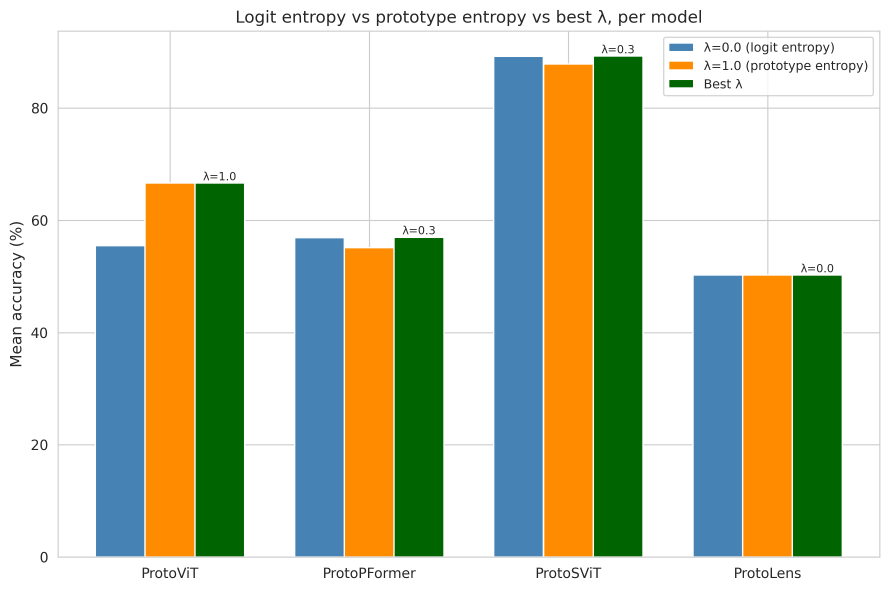
#> input picture lambda_sweep_analysis/best_lambda_summary.png, 2668 x 1772 px (shown at 1/3 size)
$ python -i noise_utils.py   (imports and definitions only)
#> lines starting #> are read from the running program, lines starting #| are printed output that depends on the picture
"""
Corruption utilities for robustness testing, adapted from ImageNet-C.
13 corruption types used in ProtoTTA paper.

  Noise:   gaussian_noise, shot_noise, impulse_noise, speckle_noise
  Blur:    gaussian_blur, defocus_blur
  Weather: fog, frost, brightness
  Digital: jpeg_compression, contrast, pixelate, elastic_transform
"""
import warnings
import numpy as np
from PIL import Image
import torchvision.transforms as transforms

try:
    from io import BytesIO
    from scipy.ndimage import zoom as scizoom
    from scipy.ndimage.interpolation import map_coordinates
    import skimage as sk
    from skimage.filters import gaussian
    import cv2
    CORRUPTIONS_AVAILABLE = True
except ImportError as e:
    warnings.warn(f"Some corruption deps not available: {e}. Only basic corruptions will work.")
    CORRUPTIONS_AVAILABLE = False

# [1 line not run here, left out]


# ---------------------------------------------------------------------------
# Helper
# ---------------------------------------------------------------------------

# [163 lines left out: functions disk, plasma_fractal, clipped_zoom, gaussian_noise, shot_noise, impulse_noise and 9 more, not called in this run]


def elastic_transform(image, severity=1):
#> called with severity = 1
    c = [(244 * 2, 244 * 0.7, 244 * 0.1),
         (244 * 2, 244 * 0.08, 244 * 0.2),
         (244 * 0.05, 244 * 0.01, 244 * 0.02),
         (244 * 0.07, 244 * 0.01, 244 * 0.02),
         (244 * 0.12, 244 * 0.01, 244 * 0.02)][severity - 1]
    image = np.array(image, dtype=np.float32) / 255.
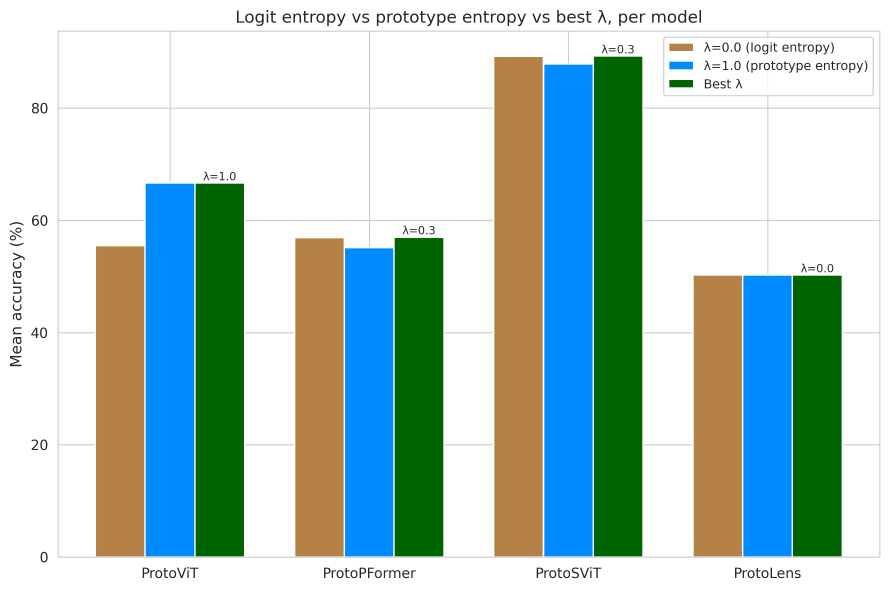
#> image: shape (1772, 2668, 3) float32 (shown at 1/3 size); mean of channels 0, 1, 2 0.758, 0.786, 0.688; drawn as B, G, R
    shape = image.shape
#> shape = (1772, 2668, 3)
    shape_size = shape[:2]
#> shape_size = (1772, 2668)
    center_square = np.float32(shape_size) // 2
#> center_square = [886, 1334]
    square_size = min(shape_size) // 3
#> square_size = 590
    pts1 = np.float32([center_square + square_size,
                       [center_square[0] + square_size, center_square[1] - square_size],
                       center_square - square_size])
#> pts1 = [[1476, 1924], [1476, 744], [296, 744]]
    pts2 = pts1 + np.random.uniform(-c[2], c[2], size=pts1.shape).astype(np.float32)
    M = cv2.getAffineTransform(pts1, pts2)
    image = cv2.warpAffine(image, M, shape_size[::-1], borderMode=cv2.BORDER_REFLECT_101)
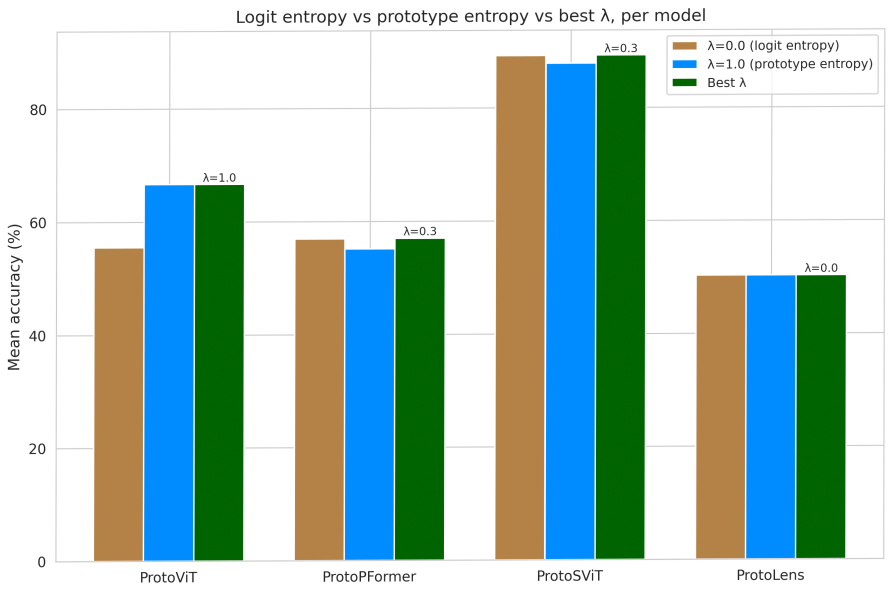
#> image: shape (1772, 2668, 3) float32 (shown at 1/3 size); mean of channels 0, 1, 2 0.754, 0.783, 0.683; drawn as B, G, R
    dx = (gaussian(np.random.uniform(-1, 1, size=shape[:2]),
                   c[1], mode='reflect', truncate=3) * c[0]).astype(np.float32)
    dy = (gaussian(np.random.uniform(-1, 1, size=shape[:2]),
                   c[1], mode='reflect', truncate=3) * c[0]).astype(np.float32)
    dx, dy = dx[..., np.newaxis], dy[..., np.newaxis]
    x, y, z = np.meshgrid(np.arange(shape[1]), np.arange(shape[0]), np.arange(shape[2]))
    indices = (np.reshape(y + dy, (-1, 1)),
               np.reshape(x + dx, (-1, 1)),
               np.reshape(z, (-1, 1)))
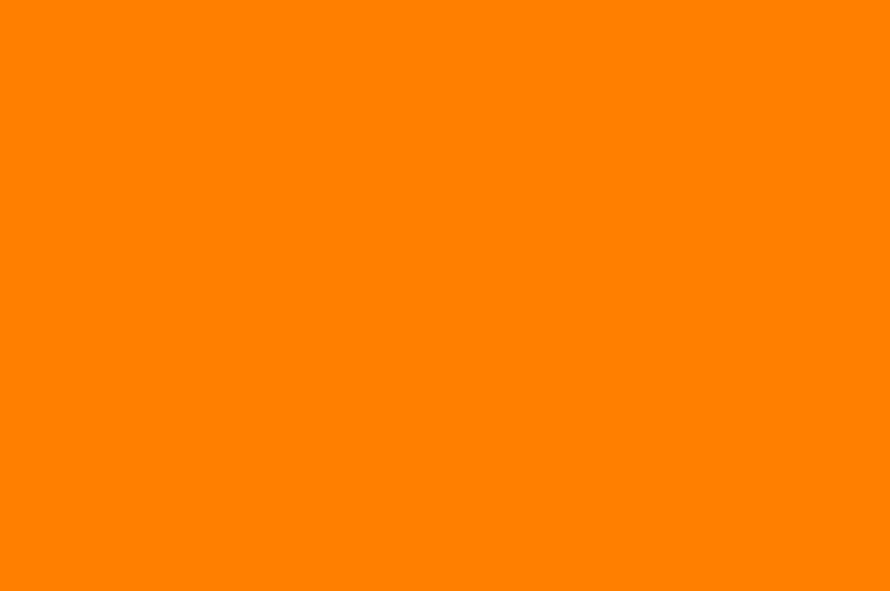
#> z: shape (1772, 2668, 3) int64 (shown at 1/3 size); mean of channels 0, 1, 2 0, 1, 2; drawn with min black and max white
    return np.clip(map_coordinates(image, indices, order=1, mode='reflect').reshape(shape), 0, 1) * 255


# ---------------------------------------------------------------------------
# Registry  (exactly the 13 corruptions we want)
# ---------------------------------------------------------------------------

CORRUPTION_DICT = {
    # Noise
    'gaussian_noise':  gaussian_noise,
    'shot_noise':      shot_noise,
    'impulse_noise':   impulse_noise,
    'speckle_noise':   speckle_noise,
    # Blur
    'gaussian_blur':   gaussian_blur,
    'defocus_blur':    defocus_blur,
    # Weather
    'fog':             fog,
    'frost':           frost,
    'brightness':      brightness,
    # Digital
    'jpeg_compression': jpeg_compression,
    'contrast':        contrast,
    'pixelate':        pixelate,
    'elastic_transform': elastic_transform,
}

CORRUPTION_TYPES = list(CORRUPTION_DICT.keys())


def get_all_corruption_types():
    return CORRUPTION_TYPES


# ---------------------------------------------------------------------------
# PyTorch transform wrapper
# ---------------------------------------------------------------------------

class AddCorruptions:
    """Callable that applies a corruption inside a transforms.Compose pipeline."""

    # [36 lines left out: functions __init__, __call__, get_corrupted_transform, not called in this run]

>>> import cv2
>>> picture = cv2.cvtColor(cv2.imread('../lambda_sweep_analysis/best_lambda_summary.png'), cv2.COLOR_BGR2RGB)
>>> result = elastic_transform(picture)

$ run again, on lambda_sweep_analysis/combined_relative_comparison.png
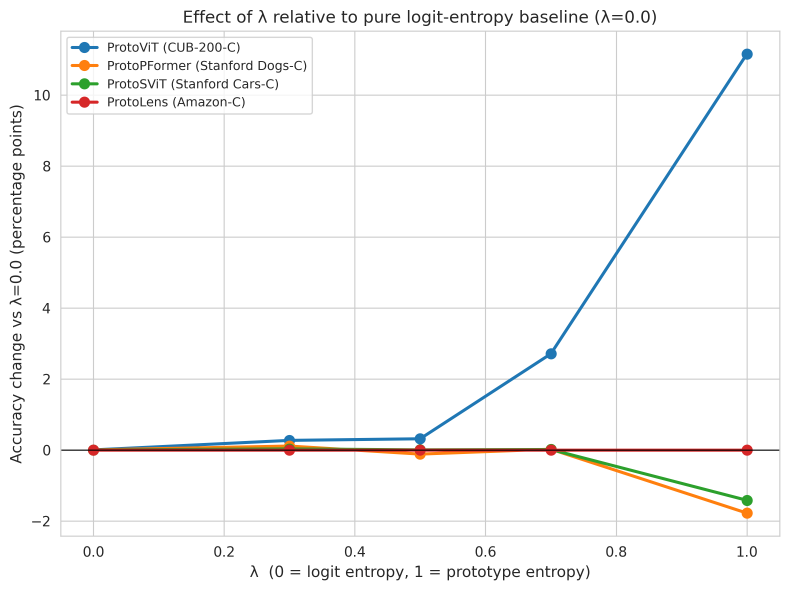
#> input picture lambda_sweep_analysis/combined_relative_comparison.png, 2368 x 1771 px (shown at 1/3 size)
#> in elastic_transform, `image = np.array(image, dtype=np.float32) / 255.`:
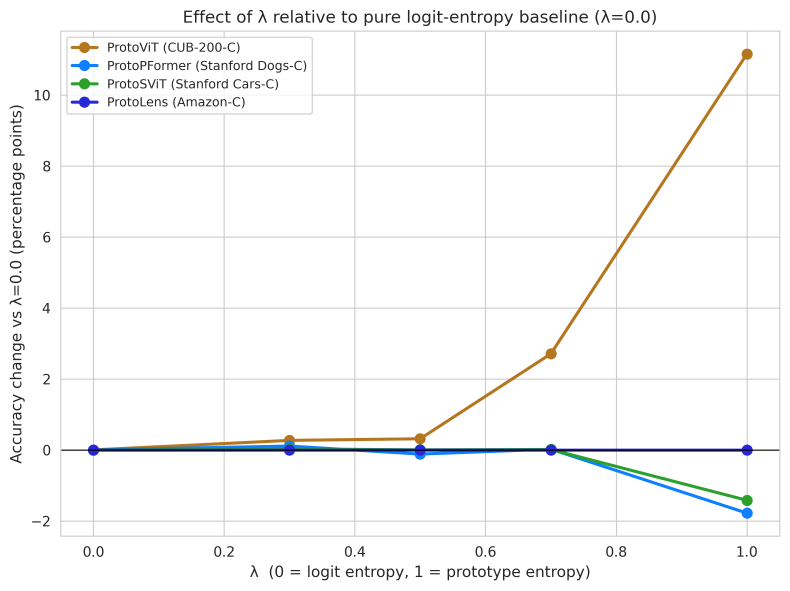
#> image: shape (1771, 2368, 3) float32 (shown at 1/3 size); mean of channels 0, 1, 2 0.975, 0.975, 0.974; drawn as B, G, R
#> in elastic_transform, `image = cv2.warpAffine(image, M, shape_size[::-1], borderMode=cv2.BORD..`:
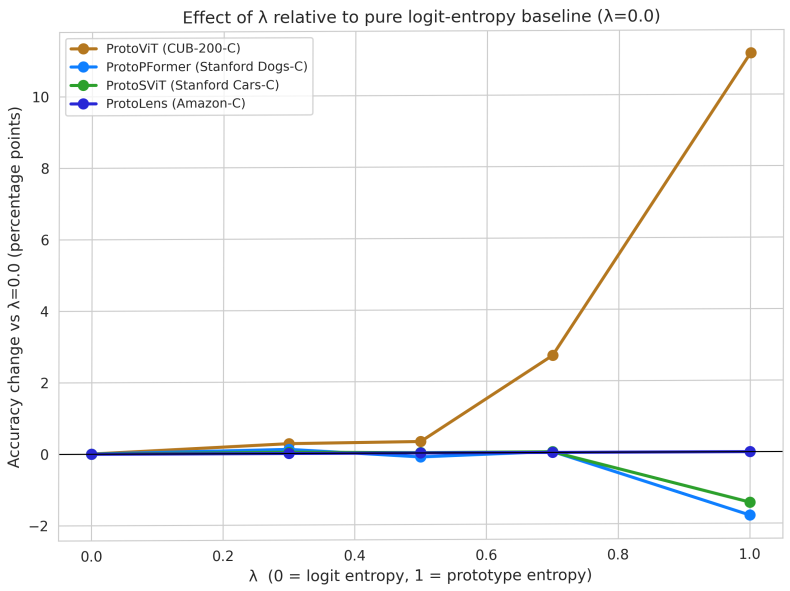
#> image: shape (1771, 2368, 3) float32 (shown at 1/3 size); mean of channels 0, 1, 2 0.974, 0.974, 0.973; drawn as B, G, R
